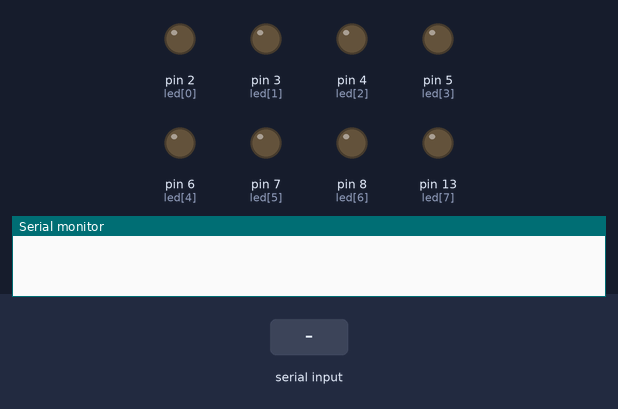
Bench run of a sketch on a simulated Arduino Uno, built with avr-gcc and run on an emulated ATmega328P. Shown: output pins drawn as LEDs (lit = HIGH), the last lines printed to the serial monitor. The test bench sets the inputs (shaded band).

Above: at 1.2 s.
1.3 s: "5\n" received over Serial
At 2.7 s:
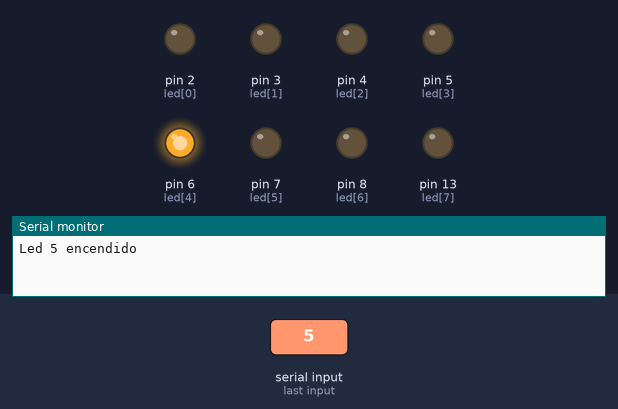
Timing chart, 0 to 4.3 s (numbered marks = the images above; inputs shaded):
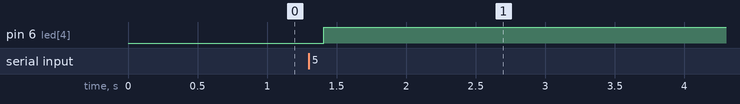

Measured:
- after the input at 1.3 s, pin 6 (led[4]): LOW → HIGH after 0.11 s

The sketch:

P9_ControlLedArrysV1.ino
```cpp
int led[] = {2, 3, 4, 5, 6, 7, 8, 13};
bool estados[] = {false, false, false, false, false, false, false, false};

void setup() {
  for (int i = 0; i < 8; i++) {
    pinMode(led[i], OUTPUT);
  }

  Serial.begin(9600);
  Serial.setTimeout(10);
}

void loop() {
  if (Serial.available() > 0) {
    int idx_led = Serial.readString().toInt() - 1;
    estados[idx_led] = !estados[idx_led];
    digitalWrite(led[idx_led], estados[idx_led]);

    if (estados[idx_led]) {
      Serial.print("Led ");
      Serial.print(idx_led + 1);
      Serial.println(" encendido");
    } else {
      Serial.print("Led ");
      Serial.print(idx_led + 1);
      Serial.println(" apagado");
    }
  }

  delay(100);
}
```
